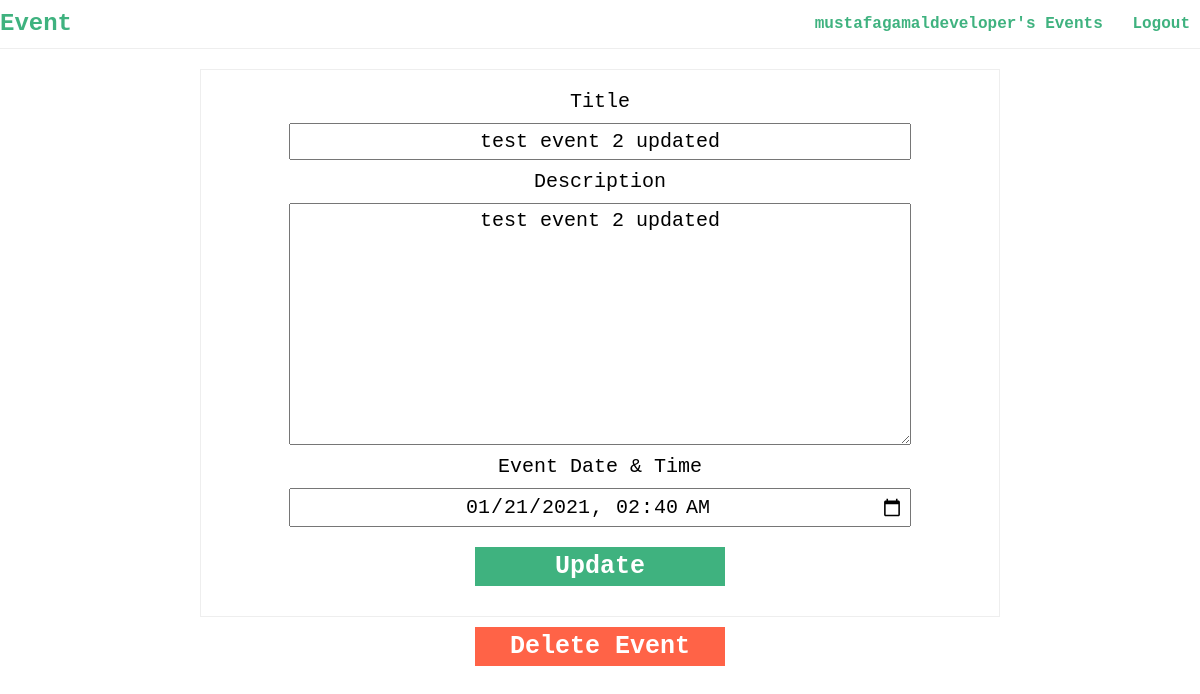
The app's page /events/2/update (signed in) with its own data.
### accounts/models.py (models this page shows, shortened)
class CustomUser(AbstractUser):
    @property
    def name(self):
        return self.email.split('@')[0]

### events/models.py (models this page shows, shortened)
class Event(models.Model):
    owner = models.ForeignKey(
        CustomUser,
        on_delete=models.CASCADE,
        related_name="owned_events")
    title = models.CharField(max_length=200)
    description = models.TextField()
    date = models.DateTimeField()
    participants = models.ManyToManyField(
        CustomUser,
        blank=True,
        related_name="events")
    created_at = models.DateTimeField(auto_now_add=True)
    updated_at = models.DateTimeField(auto_now=True)
    def _is_owner(self, request):
        return request.user.is_authenticated and request.user == self.owner

### events/views.py (the view, shortened to what this page needs)
# urls.py: path('events/<int:pk>/update', views.EventUpdateView.as_view(), name='events.update'),
class EventUpdateView(OwnerRequiredMixin, UpdateView):
    model = Event
    template_name = "events/update.html"
    form_class = EventForm
    context_object_name = "event"

### events/forms.py
class EventForm(forms.ModelForm):
    date = forms.DateTimeField(validators=[present_or_future_date])
    class Meta:
        model = Event
        fields = ['owner', 'title', 'description', 'date']

### events/mixins.py (called while the page is built)
    def dispatch(self, request, *args, **kwargs):
        event = self.get_object()
        if not request.user.is_authenticated or not event._is_owner(request):
            return self.handle_no_permission()
        return super().dispatch(request, *args, **kwargs)

### events/templates/events/update.html (shortened to what this page needs)
{% extends "events/layout.html" %}
{% block content %}
<div class="update">
    <form
        action="{% url 'events.update' pk=event.pk %}"
        method="post"
        class="events-create">
        <div class="field">
            <label class="label" for="title">Title</label>
            <div class="input">
                <input
                    type="text"
                    name="title"
                    id="title"
                    maxlength="200"
                    value="{{ event.title }}"
                    required>
            </div>
        </div>
        <div class="field">
            <label class="label" for="description">Description</label>
            <div class="input">
                <textarea
                    name="description"
                    id="description"
                    cols="30"
                    rows="10"
                    required>{{ event.description }}</textarea>
            </div>
        </div>
        <div class="field">
            <label class="label" for="date">Event Date & Time</label>
            <div class="input">
                <input
                    type="datetime-local"
                    name="date"
                    id="date"
                    value={{ event.date|date:"Y-m-d\TH:i" }}
                    required>
            </div>
        </div>
        <div class="field">
            <div class="input create-event">
                <button>Update</button>
            </div>
        </div>
    </form>
    <div class="create-event">
        <a
            href="{% url 'events.delete' pk=event.id %}"
            id="events-delete">Delete Event</a>
    </div>
</div>
{% endblock content %}

### events/templates/events/navbar.html
<nav>
    <div class="logo">
        <h1>
            <a href="{% url 'home' %}">Event</a>
        </h1>
    </div>
    <div class="nav-links">
        <ul>
            {% if user.is_authenticated %}
                <li>
                    <a href="{% url 'events' %}?myevents=1">{{ user.name }}'s Events</a>
                </li>
                <li>
                    <a href="{% url 'account_logout' %}">Logout</a>
                </li>
            {% else %}
                <li>
                    <a href="{% url 'account_login' %}">Login</a>
                </li>
            {% endif %}
        </ul>
    </div>
</nav>

### events/static/events/css/styles.css (style rules this page uses)
* { margin: 0; padding: 0; box-sizing: border-box; font-family: 'Courier New', Courier, monospace; }
nav { display: flex; justify-content: space-between; padding: 10px 0; border-bottom: 1px solid #eee; margin-bottom: 20px; }
nav a { color: #3FB27F; font-weight: bold; text-decoration: none; }
nav ul { list-style-type: none; }
nav ul li { display: inline-block; padding: 5px 10px; }
.create-event a, .create-event button, .join-event input[type="submit"] { display: block; margin: auto; width: 250px; text-align: center; text-decoration: none; font-weight: bold; font-size: 25px; color: white; background-color: #3FB27F; padding: 5px 10px; border: none; outline: none; }
.events-create { max-width: 800px; margin: auto; border: 1px solid #eee; padding: 10px; }
.events-create label, .events-create textarea, .events-create input { display: block; width: 80%; margin: 5px auto; padding: 5px; text-align: center; font-size: 20px; }
.events-create button { margin: 20px auto; }
#events-delete { background-color: tomato; margin: 10px auto; }

### records on screen
CustomUser: name "mustafagamaldeveloper"
Event: title "test event 2 updated", description "test event 2 updated", date "01/21/2021 02:40"
